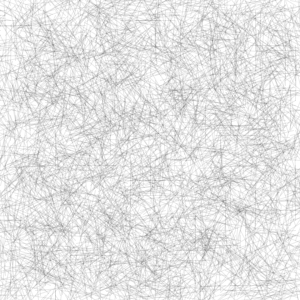
Frame 1 (no input)
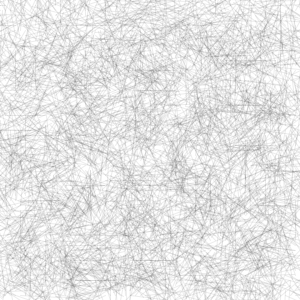
Frame 60 (the mouse pressed at the canvas centre just before this capture)
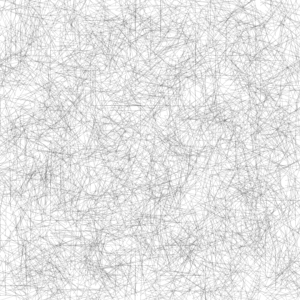
Frame 120 (the mouse held since frame 60 and released just before this capture)

The Processing sketch that drew these frames (run headless with seeded random() and noise(); from frame 60 on, the mouse is pressed at the canvas centre):

// Processing sketch: processing_173462
// ── processing_173462.pde


float xstart,xnoise,ynoise,ystart;
float xstartNoise, ystartNoise;

void setup(){
size(300, 300);
smooth();
background(255);
frameRate(24);

xstartNoise = random(20);
ystartNoise = random(20);
xstart = random(10);
ystart = random(10);

}


void draw(){
  background(255);
  
xstartNoise += 0.01;
ystartNoise += 0.01;
xstart += (noise(xstartNoise) * 0.5) - 0.25;
ystart += (noise(ystartNoise) * 0.5) - 0.25;

xnoise = xstart;
ynoise = ystart;

for (int y = 0; y <= height; y+=5) {
ynoise += 0.1;
xnoise = xstart;

for (int x = 0; x <= width; x+=5) {
xnoise += 0.1;
drawPoint(x, y, noise(xnoise, ynoise));
}
}
}
  
void drawPoint(float x, float y, float noiseFactor) {
pushMatrix();
translate(x,y);
rotate(noiseFactor * radians(3000));
stroke(10,20);

line(0,0,40,0);
popMatrix();

}
